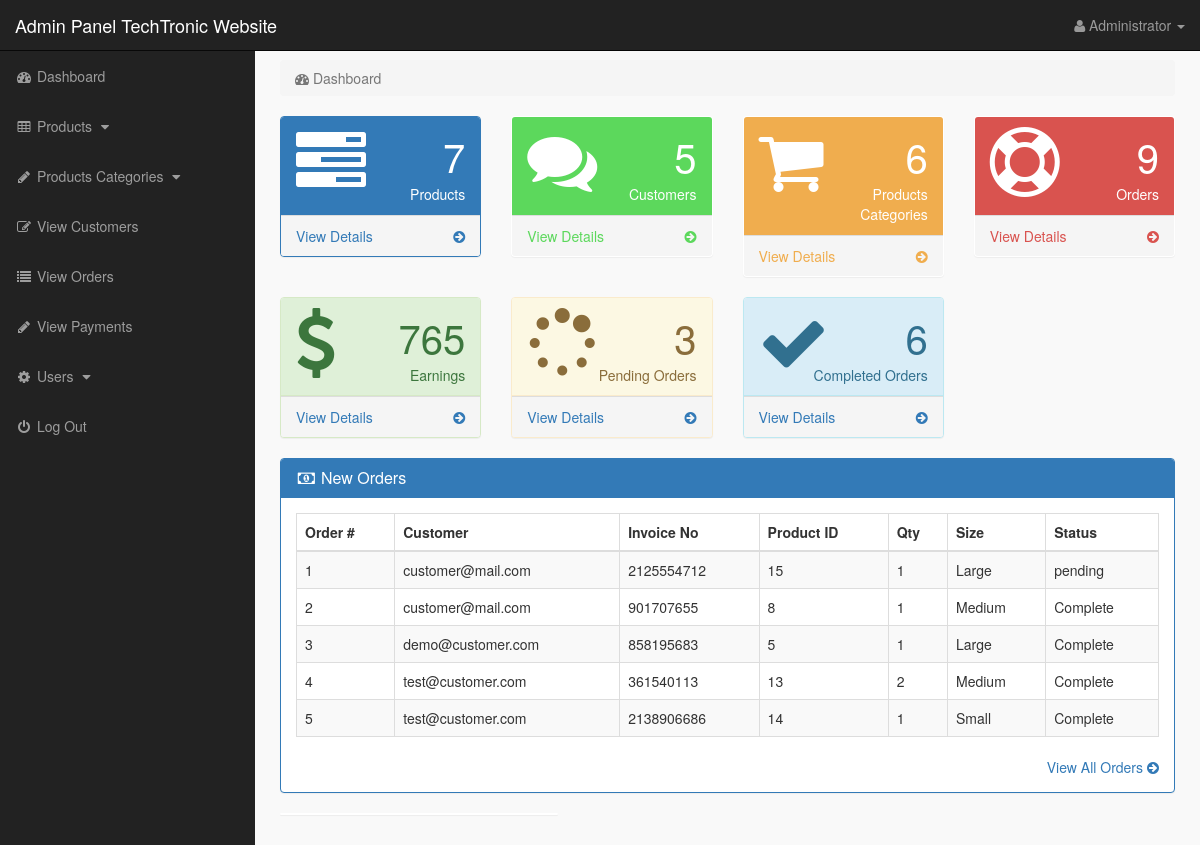
/admin_area/index.php?dashboard (signed in), run on an earlier commit of the app's database.
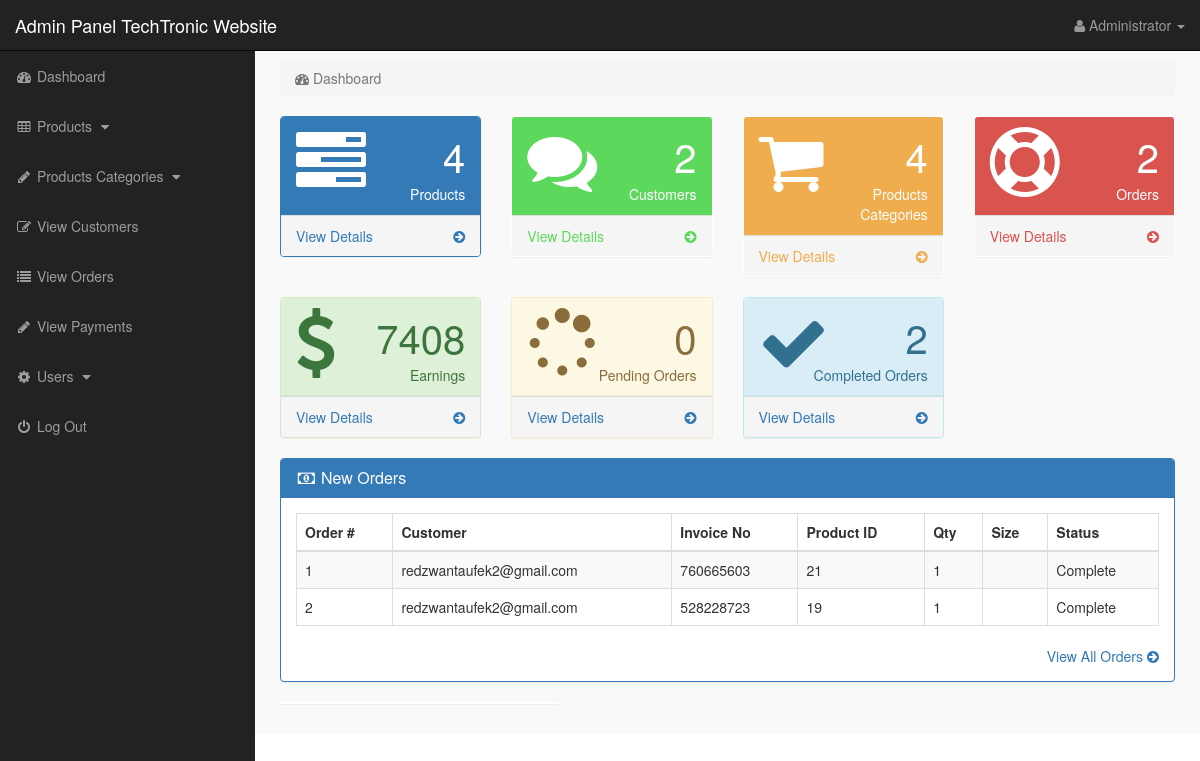
And on a later commit of the database.
### tables this page shows
CREATE TABLE `pending_orders` (
  `order_id` int(10) NOT NULL,
  `customer_id` int(10) NOT NULL,
  `invoice_no` int(10) NOT NULL,
  `product_id` text NOT NULL,
  `qty` int(10) NOT NULL,
  `size` text NOT NULL,
  `order_status` text NOT NULL
);

CREATE TABLE `customers` (
  `customer_id` int(10) NOT NULL,
  `customer_name` varchar(255) NOT NULL,
  `customer_email` varchar(255) NOT NULL,
  `customer_pass` varchar(255) NOT NULL,
  `customer_country` text NOT NULL,
  `customer_city` text NOT NULL,
  `customer_contact` varchar(255) NOT NULL,
  `customer_address` text NOT NULL,
  `customer_image` text NOT NULL,
  `customer_ip` varchar(255) NOT NULL,
  `customer_confirm_code` text NOT NULL
);

### admin_area/dashboard.php (the view, shortened to what the changed rows need)
<?php
if(!isset($_SESSION['admin_email'])){
echo "<script>window.open('login.php','_self')</script>";
}
else {
?>
<div class="row">
<div class="col-lg-12">
<ol class="breadcrumb">
<li class="active">
<i class="fa fa-dashboard"></i> Dashboard
</li>
</ol>
</div>
</div>
<div class="row">
<div class="col-lg-3 col-md-6">
<div class="panel panel-primary">
<div class="panel-heading">
<div class="row">
<div class="col-xs-3">
<i class="fa fa-tasks fa-5x"> </i>
</div>
<div class="col-xs-9 text-right">
<div class="huge"> <?php echo $count_products; ?> </div>
<div>Products</div>
</div>
</div>
</div>
<a href="index.php?view_products">
<div class="panel-footer">
<span class="pull-left"> View Details </span>
<span class="pull-right"> <i class="fa fa-arrow-circle-right"></i> </span>
<div class="clearfix"></div>
</div>
</a>
</div>
</div>
<div class="col-lg-3 col-md-6">
<div class="panel panel-green">
<div class="panel-heading">
<div class="row">
<div class="col-xs-3">
<i class="fa fa-comments fa-5x"> </i>
</div>
<div class="col-xs-9 text-right">
<div class="huge"> <?php echo $count_customers; ?> </div>
<div>Customers</div>
</div>
</div>
</div>
<a href="index.php?view_customers">
<div class="panel-footer">
<span class="pull-left"> View Details </span>
<span class="pull-right"> <i class="fa fa-arrow-circle-right"></i> </span>
<div class="clearfix"></div>
</div>
</a>
</div>
</div>
<div class="col-lg-3 col-md-6">
<div class="panel panel-yellow">
<div class="panel-heading">
<div class="row">
<div class="col-xs-3">
<i class="fa fa-shopping-cart fa-5x"> </i>
</div>
<div class="col-xs-9 text-right">
<div class="huge"> <?php echo $count_p_categories; ?> </div>
<div>Products Categories</div>
</div>
</div>
</div>
<a href="index.php?view_p_cats">
<div class="panel-footer">
<span class="pull-left"> View Details </span>
<span class="pull-right"> <i class="fa fa-arrow-circle-right"></i> </span>
<div class="clearfix"></div>
</div>
</a>
</div>
</div>
<div class="col-lg-3 col-md-6">
<div class="panel panel-red">
<div class="panel-heading">
<div class="row">
<div class="col-xs-3">
<i class="fa fa-support fa-5x"> </i>
</div>
<div class="col-xs-9 text-right">
<div class="huge"> <?php echo $count_total_orders; ?> </div>
<div>Orders</div>
</div>
</div>
</div>
<a href="index.php?view_orders">
<div class="panel-footer">
<span class="pull-left"> View Details </span>
<span class="pull-right"> <i class="fa fa-arrow-circle-right"></i> </span>
<div class="clearfix"></div>
</div>
</a>
</div>
</div>
</div>
<div class="row">
    <div class="col-lg-3 col-md-6">
        <div class="panel panel-success">
        <div class="panel-heading">
        <div class="row">
        <div class="col-xs-3">
        <i class="fa fa-dollar fa-5x"> </i>
        </div>
        <div class="col-xs-9 text-right">
        <div class="huge"> <?php echo $count_total_earnings ?> </div>
        <div>Earnings</div>
        </div>
        </div>
        </div>
        <a href="index.php?view_orders">
        <div class="panel-footer">
        <span class="pull-left"> View Details </span>
        <span class="pull-right"> <i class="fa fa-arrow-circle-right"></i> </span>
        <div class="clearfix"></div>
        </div>
        </a>
        </div>
        </div>
        <div class="col-lg-3 col-md-6">
            <div class="panel panel-warning">
            <div class="panel-heading">
            <div class="row">
            <div class="col-xs-3">
            <i class="fa fa-spinner fa-5x"> </i>
            </div>
            <div class="col-xs-9 text-right">
            <div class="huge"> <?php echo $count_pending_orders ?> </div>
            <div>Pending Orders</div>
            </div>
            </div>
            </div>
            <a href="index.php?view_orders">
            <div class="panel-footer">
            <span class="pull-left"> View Details </span>
            <span class="pull-right"> <i class="fa fa-arrow-circle-right"></i> </span>
            <div class="clearfix"></div>
            </div>
            </a>
            </div>
            </div>
            <div class="col-lg-3 col-md-6">
                <div class="panel panel-info">
                <div class="panel-heading">
                <div class="row">
                <div class="col-xs-3">
                <i class="fa fa-check fa-5x"> </i>
                </div>
                <div class="col-xs-9 text-right">
                <div class="huge"> <?php echo $count_completed_orders ?> </div>
                <div>Completed Orders</div>
                </div>
                </div>
                </div>
                <a href="index.php?view_orders">
                <div class="panel-footer">
                <span class="pull-left"> View Details </span>
                <span class="pull-right"> <i class="fa fa-arrow-circle-right"></i> </span>
                <div class="clearfix"></div>
                </div>
                </a>
                </div>
                </div>
</div>
<div class="row" >
<div class="col-lg-12" >
<div class="panel panel-primary" >
<div class="panel-heading" >
<h3 class="panel-title" >
<i class="fa fa-money fa-fw" ></i> New Orders
</h3>
</div>
<div class="panel-body" >
<div class="table-responsive" >
<table class="table table-bordered table-hover table-striped" >
<thead>
<tr>
<th>Order #</th>
<th>Customer</th>
<th>Invoice No</th>
<th>Product ID</th>
<th>Qty</th>
<th>Size</th>
<th>Status</th>
</tr>
</thead>
<tbody>
<?php
$i = 0;
$get_order = "select * from pending_orders order by 1 DESC LIMIT 0,5";
$run_order = mysqli_query($con,$get_order);
while($row_order=mysqli_fetch_array($run_order)){
$c_id = $row_order['customer_id'];
$invoice_no = $row_order['invoice_no'];
$product_id = $row_order['product_id'];
$qty = $row_order['qty'];
$size = $row_order['size'];
$order_status = $row_order['order_status'];
$i++;
?>
<tr>
<td><?php echo $i; ?></td>
<td>
<?php
$get_customer = "select * from customers where customer_id='$c_id'";
$run_customer = mysqli_query($con,$get_customer);
$row_customer = mysqli_fetch_array($run_customer);
$customer_email = $row_customer['customer_email'];
echo $customer_email;
?>
</td>
<td><?php echo $invoice_no; ?></td>
<td><?php echo $product_id; ?></td>
<td><?php echo $qty; ?></td>
<td><?php echo $size; ?></td>
<td>
<?php
if($order_status=='pending'){
echo $order_status='pending';
}
else {
echo $order_status='Complete';
}
?>
</td>
</tr>
<?php } ?>
</tbody>
</table>
</div>
<div class="text-right" >
<a href="index.php?view_orders" >
View All Orders <i class="fa fa-arrow-circle-right" ></i>
</a>
</div>
</div>
</div>
</div>
<div class="col-md-4">
<div class="panel">
</div>
</div>
</div>
<?php } ?>

What changed in the data, as far as the page shows it:
removed pending_orders: customer.customer_email "customer@mail.com", invoice_no "2125554712", product "15", qty "1", size "Large"
removed pending_orders: customer.customer_email "customer@mail.com", invoice_no "901707655", product "8", qty "1", size "Medium"
removed pending_orders: customer.customer_email "demo@customer.com", invoice_no "858195683", product "5", qty "1", size "Large"
removed pending_orders: customer.customer_email "test@customer.com", invoice_no "361540113", product "13", qty "2", size "Medium"
removed pending_orders: customer.customer_email "test@customer.com", invoice_no "2138906686", product "14", qty "1", size "Small"
added pending_orders: customer.customer_email "redzwantaufek2@gmail.com", invoice_no "760665603", product "21", qty "1"
added pending_orders: customer.customer_email "redzwantaufek2@gmail.com", invoice_no "528228723", product "19", qty "1"
Also different on the page:
$count_products: "7" → "4"
$count_customers: "5" → "2"
$count_p_categories: "6" → "4"
$count_total_orders: "9" → "2"
$count_total_earnings: "765" → "7408"
$count_pending_orders: "3" → "0"
$count_completed_orders: "6" → "2"
